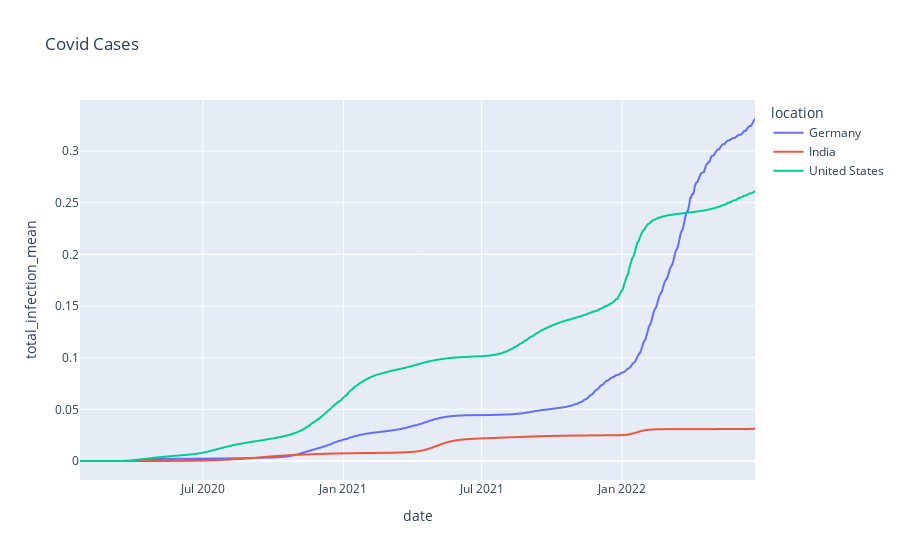

Notebook source saved alongside this figure:
### Code cell
fig=px.line(df_list, x= "date", y= "total_infection_mean",color='location', title= "Covid Cases")
fig.show()

### Figure 1 — Plotly figure (JSON) as saved in the notebook; plotly's stock layout.template omitted (floating-point values rounded to 4 significant figures; data arrays with more than 128 entries replaced by an {"elided": "..."} marker saying what was removed)
{"data": [{"hovertemplate": "location=Germany<br>date=%{x}<br>total_infection_mean=%{y}<extra></extra>", "legendgroup": "Germany", "line": {"color": "#636efa", "dash": "solid"}, "marker": {"symbol": "circle"}, "mode": "lines", "name": "Germany", "showlegend": true, "type": "scattergl", "x": {"elided": "880 str values"}, "xaxis": "x", "y": {"elided": "880 float values"}, "yaxis": "y"}, {"hovertemplate": "location=India<br>date=%{x}<br>total_infection_mean=%{y}<extra></extra>", "legendgroup": "India", "line": {"color": "#EF553B", "dash": "solid"}, "marker": {"symbol": "circle"}, "mode": "lines", "name": "India", "showlegend": true, "type": "scattergl", "x": {"elided": "877 str values"}, "xaxis": "x", "y": {"elided": "877 float values"}, "yaxis": "y"}, {"hovertemplate": "location=United States<br>date=%{x}<br>total_infection_mean=%{y}<extra></extra>", "legendgroup": "United States", "line": {"color": "#00cc96", "dash": "solid"}, "marker": {"symbol": "circle"}, "mode": "lines", "name": "United States", "showlegend": true, "type": "scattergl", "x": {"elided": "885 str values"}, "xaxis": "x", "y": {"elided": "885 float values"}, "yaxis": "y"}], "layout": {"legend": {"title": {"text": "location"}, "tracegroupgap": 0}, "title": {"text": "Covid Cases"}, "xaxis": {"anchor": "y", "domain": [0, 1], "title": {"text": "date"}}, "yaxis": {"anchor": "x", "domain": [0, 1], "title": {"text": "total_infection_mean"}}}}
